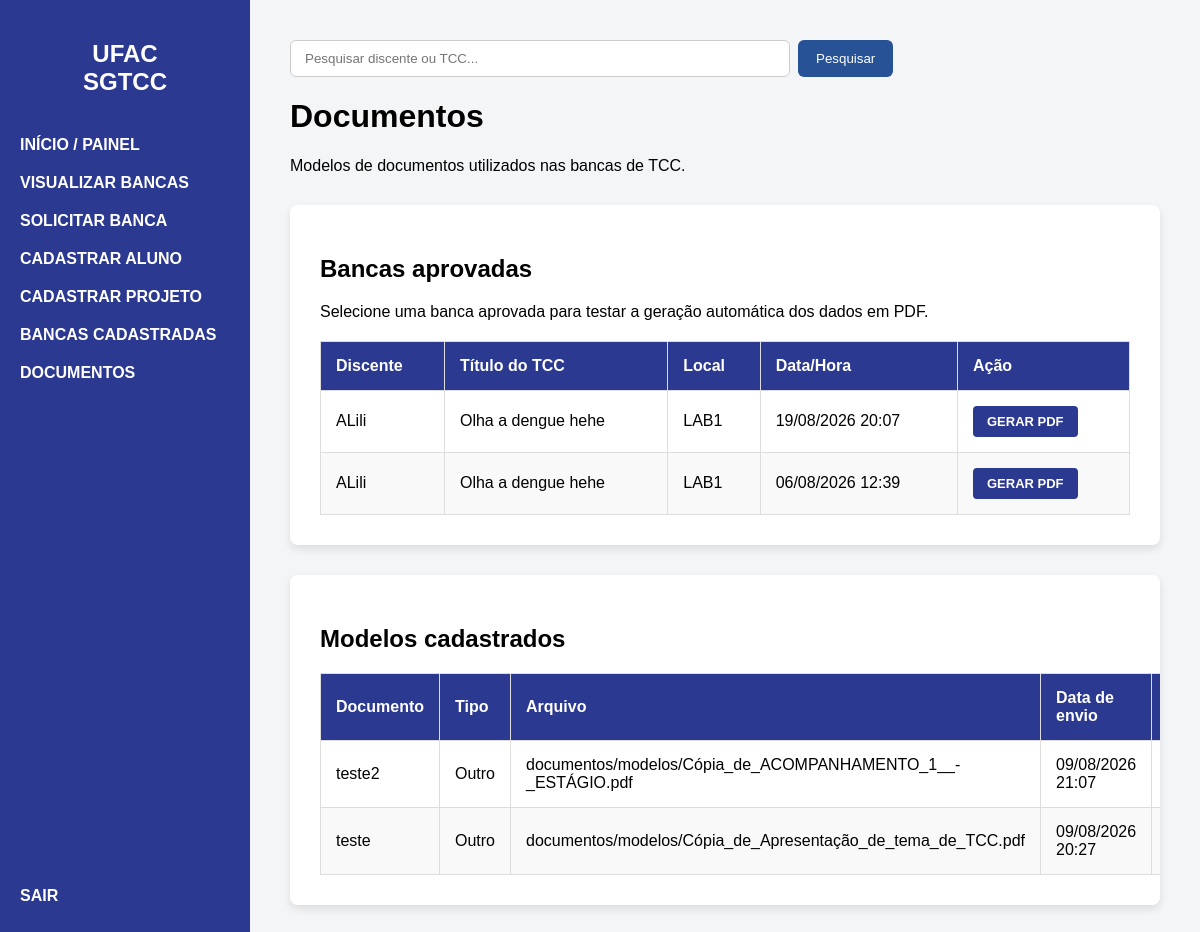
Page /documentos/ (signed in) on the earlier database version.
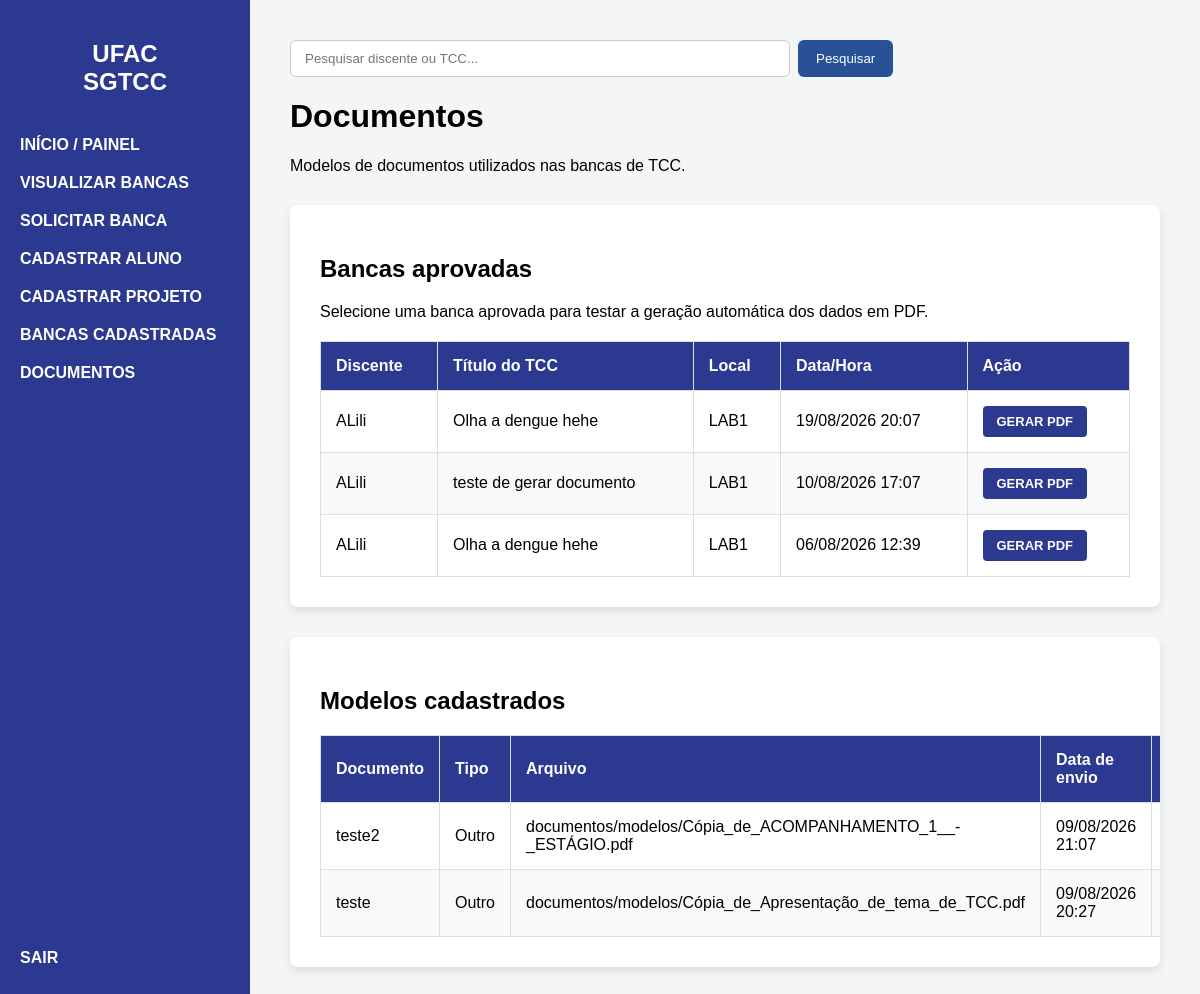
Same page on the later database version.
### bancasapp/models.py (models this page shows, shortened)
class SolicitacaoAgendamento(models.Model):
    STATUS_SOLICITACAO = (
        ('EM_ANÁLISE', 'Em Análise'),
        ('APROVADA', 'Aprovada'),
        ('RECUSADA', 'Recusada'),
    )
    usuario_solicitante = models.ForeignKey(pUsuario, on_delete=models.CASCADE)
    projeto_tcc = models.ForeignKey(ProjetoTCC, on_delete=models.CASCADE)
    espaco = models.ForeignKey(EspacoFisico, on_delete=models.CASCADE)
    opcao_data_inicio = models.DateTimeField()
    opcao_data_fim = models.DateTimeField()
    status = models.CharField(max_length=15, choices=STATUS_SOLICITACAO, default='EM_ANÁLISE')

class ProjetoTCC(models.Model):
    STATUS_TIPO = (
        ('EM_ANÁLISE', 'Em Análise'),
        ('APROVADO', 'Aprovado'),
        ('RECUSADA', 'Recusada'),
    )
    titulo = models.CharField(max_length=255)
    resumo = models.TextField()
    semestre_letivo = models.CharField(max_length=6)
    discente = models.ForeignKey(Discente, on_delete=models.CASCADE)
    status = models.CharField(max_length=15, choices=STATUS_TIPO, default='EM_ANÁLISE')

class Discente(models.Model):
    nome = models.CharField(max_length=255)
    matricula = models.CharField(max_length=11, unique=True)

class EspacoFisico(models.Model):
    nome = models.CharField(max_length=255)

class ModeloDocumento(models.Model):
    TIPOS_DOCUMENTO = (
        ('ATA_DEFESA', 'Ata de Defesa'),
        ('FICHA_AVALIACAO', 'Ficha de Avaliação'),
        ('OUTRO', 'Outro'),
    )
    nome = models.CharField(max_length=150)
    tipo = models.CharField(
        max_length=30,
        choices=TIPOS_DOCUMENTO
    )
    arquivo = models.FileField(
        upload_to='documentos/modelos/',
        validators=[
            FileExtensionValidator(
                allowed_extensions=['pdf', 'doc', 'docx', 'odt']
            )
        ]
    )
    enviado_por = models.ForeignKey(
        User,
        on_delete=models.SET_NULL,
        null=True,
        blank=True
    )
    data_upload = models.DateTimeField(auto_now_add=True)

### bancasapp/views.py (the view)
# urls.py: path('documentos/', views.documentos, name='documentos'),
@login_required(login_url='login')
def documentos(request):
    eh_coordenacao = (
        request.user.is_superuser or
        pUsuario.objects.filter(
            usuario=request.user,
            perfil='COORDENACAO'
        ).exists()
    )
    if request.method == 'POST':
        if not eh_coordenacao:
            messages.error(
                request,
                'Apenas a coordenação pode enviar documentos.'
            )
            return redirect('documentos')
        form = ModeloDocumentoForm(
            request.POST,
            request.FILES
        )
        if form.is_valid():
            modelo = form.save(commit=False)
            modelo.enviado_por = request.user
            modelo.save()
            messages.success(
                request,
                'Modelo de documento enviado com sucesso.'
            )
            return redirect('documentos')
    else:
        form = ModeloDocumentoForm()
    modelos = ModeloDocumento.objects.all().order_by('-data_upload')
    solicitacoes_aprovadas = SolicitacaoAgendamento.objects.select_related(
        'projeto_tcc',
        'projeto_tcc__discente',
        'espaco',
        'usuario_solicitante',
        'usuario_solicitante__usuario'
    ).filter(
        status='APROVADA'
    ).order_by('-opcao_data_inicio')
    contexto = {
        'form': form,
        'modelos': modelos,
        'eh_coordenacao': eh_coordenacao,
        'solicitacoes_aprovadas': solicitacoes_aprovadas,
    }
    return render(
        request,
        'documentos.html',
        contexto
    )

### bancasapp/forms.py
class ModeloDocumentoForm(forms.ModelForm):
    class Meta:
        model = ModeloDocumento
        fields = [
            'nome',
            'tipo',
            'arquivo',
        ]
        widgets = {
            'nome': forms.TextInput(attrs={
                'class': 'form-input',
                'placeholder': 'Ex: Modelo de Ata de Defesa'
            }),
            'tipo': forms.Select(attrs={
                'class': 'form-input'
            }),
            'arquivo': forms.FileInput(attrs={
                'class': 'form-input'
            }),
        }
        labels = {
            'nome': 'Nome do documento',
            'tipo': 'Tipo do documento',
            'arquivo': 'Arquivo',
        }

### templates/documentos.html (shortened to what this page needs)
{% extends 'base.html' %}
{% block content %}
<div class="dashboard-header">
    <h1>Documentos</h1>
    <p>
        Modelos de documentos utilizados nas bancas de TCC.
    </p>
</div>
<div class="table-container" style="margin-top: 30px;">
    <h2>Bancas aprovadas</h2>
    <p>
        Selecione uma banca aprovada para testar
        a geração automática dos dados em PDF.
    </p>
    {% if solicitacoes_aprovadas %}
        <table>
            <thead>
                <tr>
                    <th>Discente</th>
                    <th>Título do TCC</th>
                    <th>Local</th>
                    <th>Data/Hora</th>
                    <th>Ação</th>
                </tr>
            </thead>
            <tbody>
                {% for solicitacao in solicitacoes_aprovadas %}
                    <tr>
                        <td>
                            {{ solicitacao.projeto_tcc.discente.nome }}
                        </td>
                        <td>
                            {{ solicitacao.projeto_tcc.titulo }}
                        </td>
                        <td>
                            {{ solicitacao.espaco.nome }}
                        </td>
                        <td>
                            {{ solicitacao.opcao_data_inicio|date:"d/m/Y H:i" }}
                        </td>
                        <td>
                            <a
                                href="{% url 'gerar_pdf_banca' solicitacao.id %}"
                                class="btn-download"
                            >
                                GERAR PDF
                            </a>
                        </td>
                    </tr>
                {% endfor %}
            </tbody>
        </table>
    {% else %}
        <p>
            Nenhuma banca aprovada disponível.
        </p>
    {% endif %}
</div>
<div class="table-container" style="margin-top: 30px;">
    <h2>Modelos cadastrados</h2>
    {% if modelos %}
        <table>
            <thead>
                <tr>
                    <th>Documento</th>
                    <th>Tipo</th>
                    <th>Arquivo</th>
                    <th>Data de envio</th>
                    <th>Ação</th>
                </tr>
            </thead>
            <tbody>
                {% for modelo in modelos %}
                    <tr>
                        <td>
                            {{ modelo.nome }}
                        </td>
                        <td>
                            {{ modelo.get_tipo_display }}
                        </td>
                        <td>
                            {{ modelo.arquivo.name }}
                        </td>
                        <td>
                            {{ modelo.data_upload|date:"d/m/Y H:i" }}
                        </td>
                        <td>
                        </td>
                    </tr>
                {% endfor %}
            </tbody>
        </table>
    {% else %}
        <p>
            Nenhum modelo de documento foi cadastrado.
        </p>
    {% endif %}
</div>
{% endblock %}

Differences in the rows shown:
added SolicitacaoAgendamento: projeto_tcc.discente.nome "ALili", projeto_tcc.titulo "teste de gerar documento", espaco.nome "LAB1", opcao_data_inicio "10/08/2026 17:07"
